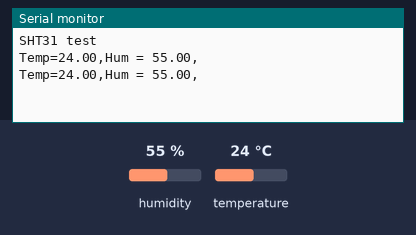
Simulated run of this sketch. Board: Arduino Zero (SAMD21). Parts: the last lines printed to the serial monitor. The test bench sets the inputs (shaded band); at power-on: humidity 55 %, temperature 24 °C.

Above: at 1.8 s.
1.9 s: humidity set to 22 %
At 3.0 s:
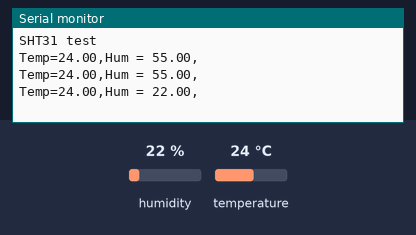
3.4 s: temperature set to 12 °C
At 4.7 s:
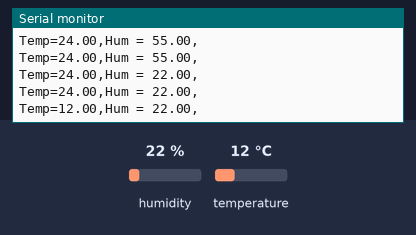
4.9 s: humidity set to 40 %
At 6.1 s:
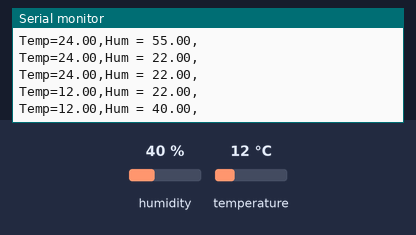
Timing chart, 0 to 7.9 s (numbered marks = the images above; inputs shaded):
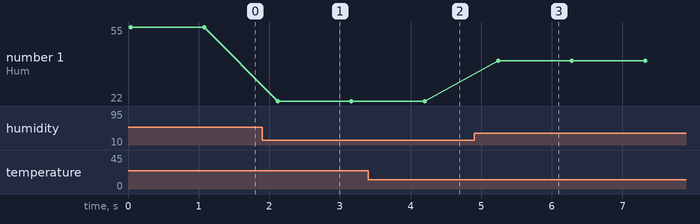

Measured:
- after the input at 1.9 s, the serial monitor: prints a new line after 0.22 s (image 1)
- after the input at 3.4 s, the serial monitor: prints a new line after 0.80 s (image 2)
- after the input at 4.9 s, the serial monitor: prints a new line after 0.34 s (image 3)
- plotted number 1: 55 → 22 after the input at 1.9 s, 22 → 40 after the input at 4.9 s

The sketch:

SHT31test.ino
```cpp
/***************************************************
  This is an example for the SHT31-D Humidity & Temp Sensor

  Designed specifically to work with the SHT31-D sensor from Adafruit
  ----> https://www.adafruit.com/products/2857

  These sensors use I2C to communicate, 2 pins are required to
  interface
 ****************************************************/

#include <Arduino.h>
#include <Wire.h>
#include "Adafruit_SHT31.h"
Adafruit_SHT31 sht31 = Adafruit_SHT31();

#define TIME_HEADER  "T"   // Header tag for serial time sync message
#define TIME_REQUEST  7    // ASCII bell character requests a time sync message

#if defined(ARDUINO_ARCH_SAMD)
// for Zero, output on USB Serial console, remove line below if using programming port to program the Zero!
   #define Serial SerialUSB
#endif

void setup() {
#ifndef ESP8266
  while (!Serial);     // will pause Zero, Leonardo, etc until serial console opens
#endif
  Serial.begin(9600);
  Serial.println("SHT31 test");
  if (! sht31.begin(0x44)) {   // Set to 0x45 for alternate i2c addr
    Serial.println("Couldn't find SHT31");
    while (1) delay(1);
  }
}


void loop() {
  float t = sht31.readTemperature();
  float h = sht31.readHumidity();

  if (! isnan(t)) {  // check if 'is not a number'
    Serial.print("Temp="); Serial.print(t); Serial.print(",");
  } else {
    Serial.println("Failed to read temperature");
  }

  if (! isnan(h)) {  // check if 'is not a number'
    Serial.print("Hum = "); Serial.print(h); Serial.println(",");
  } else {
    Serial.println("Failed to read humidity");
  }
  //Serial.println();
  delay(1000);
}
```
